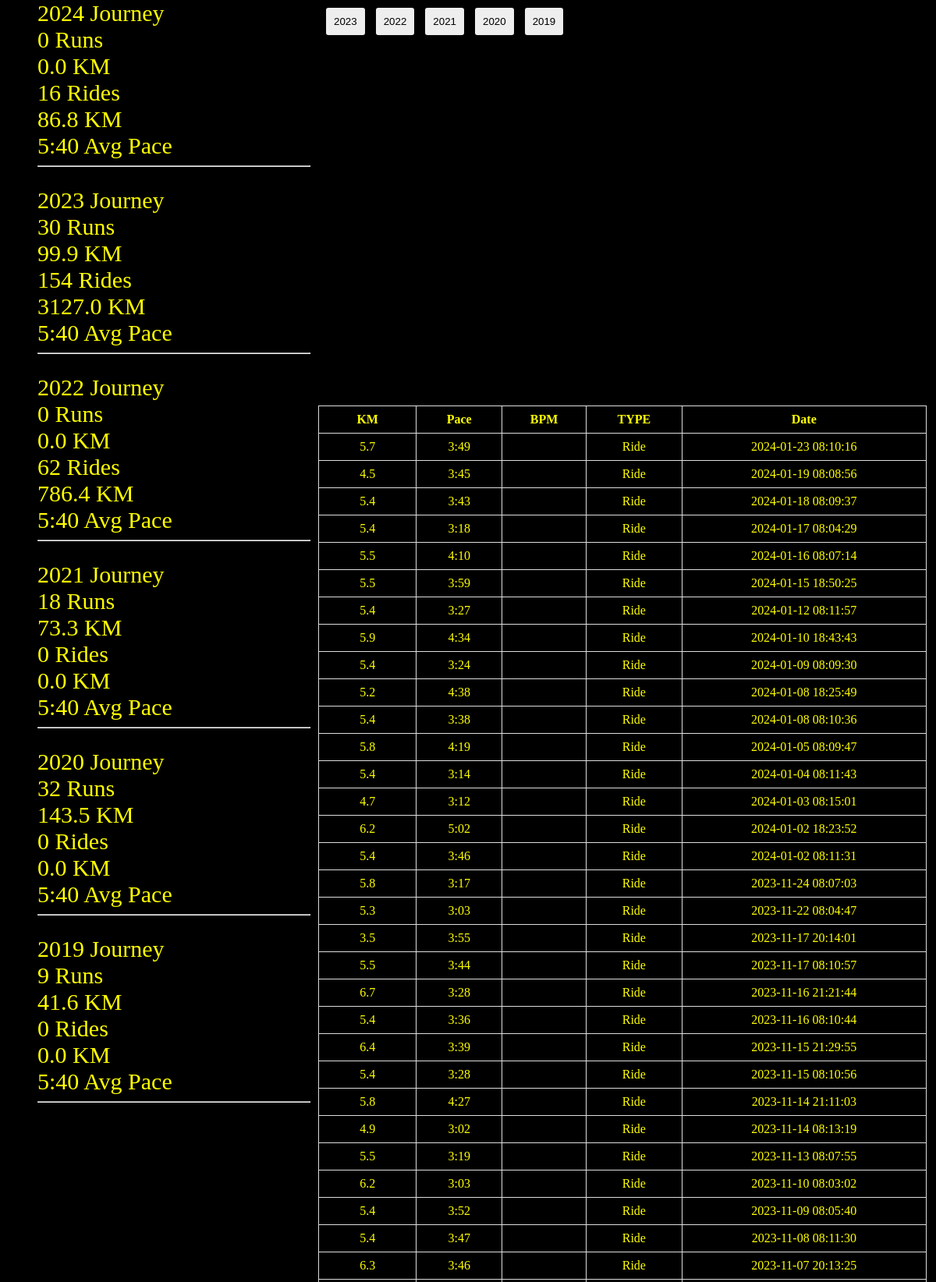
The page / (upper part) on the database its author committed.
### tables this page shows
CREATE TABLE activities (
	run_id INTEGER NOT NULL, 
	name VARCHAR, 
	distance FLOAT, 
	moving_time DATETIME, 
	elapsed_time DATETIME, 
	type VARCHAR, 
	start_date VARCHAR, 
	start_date_local VARCHAR, 
	location_country VARCHAR, 
	summary_polyline VARCHAR, 
	average_heartrate FLOAT, 
	average_speed FLOAT, 
	PRIMARY KEY (run_id)
);

### scripts/app.py (the view)
@app.route('/')
def index():
    data = g.data
    print(data[:3])
    print(data.columns)
    data["year"] = data["Date"].apply(lambda x: x[:4])
    years = sorted(data["year"].unique(), reverse=True)
    summary_data = []
    for year in years:
        tmp = dict()
        cur_year_data = data[data["year"] == year]
        tmp["year"] = year
        tmp["runs"] = cur_year_data[cur_year_data["TYPE"] == "Run"].shape[0]
        tmp["run_km"] = round(cur_year_data[cur_year_data["TYPE"] == "Run"]["KM"].sum(), 2)
        tmp["rides"] = cur_year_data[cur_year_data["TYPE"] == "Ride"].shape[0]
        tmp["ride_km"] = round(cur_year_data[cur_year_data["TYPE"] == "Ride"]["KM"].sum(), 2)
        summary_data.append(tmp)
    print(summary_data)
    return render_template('index.html', table_data=g.table_data, data=summary_data)

### scripts/template/index.html (shortened to what this page needs)
<!DOCTYPE html>
<html>
<head>
    <link rel="stylesheet" href="{{ url_for('static', filename='css/style.css') }}">
</head>
<body>
    <div id="container">
        <div id="text">
            {% for row in data %}
                <div class="year">{{ row['year'] }} Journey</div>
                <div class="year">{{ row['runs'] }} Runs</div>
                <div class="year">{{ row['run_km'] }} KM</div>
                <div class="year">{{ row['rides'] }} Rides</div>
                <div class="year">{{ row['ride_km'] }} KM</div>
                <div class="year">5:40 Avg Pace</div>
                <hr style="color: red;">
                <br>
            {% endfor %}
        </div>
        <div class="wrapper">
            <div id="map-table">
                <div id="map"></div>
                <div id="year-button">
                    <button id="2023">2023</button>
                    <button id="2022">2022</button>
                    <button id="2021">2021</button>
                    <button id="2020">2020</button>
                    <button id="2019">2019</button>
                </div>
            </div>
            <div id="table">
                <table>
                    <thead>
                        <tr>
                            <th>KM</th>
                            <th>Pace</th>
                            <th>BPM</th>
                            <th>TYPE</th>
                            <th>Date</th>
                        </tr>
                    </thead>
                    <tbody>
                        {% for row in table_data %}
                            <tr data-id="{{ row['id'] }}" onclick="window.scrollTo(0,0)">
                                <td>{{ row['KM'] }}</td>
                                <td>{{ row['Pace'] }}</td>
                                <td>{{ row['BPM'] }}</td>
                                <td>{{ row['TYPE'] }}</td>
                                <td>{{ row['Date'] }}</td>
                            </tr>
                        {% endfor %}
                    </tbody>
                </table>
            </div>
        </div>
    </div>
</body>
</html>

### scripts/static/css/style.css (style rules this page uses)
html, body { width: 100%; height: 100%; margin: 0; padding: 0; background-color: black; }
#container { display: flex; align-items: flex-start; }
#text { display: inline-block; width: 30%; margin-left: 4%; width: 350px; height: 1500px; margin-right: 10px; }
.wrapper { display: flex; flex-direction: column; width: 65%; }
#map-table, #table { display: inline-block; width: 100%; position: relative; }
#table { margin-top: 20px; align-self: flex-end; }
#year-button { position: absolute; top: 10px; left: 10px; }
#year-button button { padding: 10px; margin-right: 10px; background-color: #eee; border: none; border-radius: 3px; cursor: pointer; }
#map { width: 100%; height: 500px; }
table { width: 100%; border-collapse: collapse; }
th, td { border: 1px solid #ddd; padding: 8px; text-align: center; vertical-align: middle; color:yellow; }
tr { width: 100%; display: table-row; }
.year { color: yellow; font-size: 30px; }

### rows shown on the page
activities: KM "5.7", Pace "3:49", TYPE "Ride", Date "2024-01-23 08:10:16"
activities: KM "4.5", Pace "3:45", TYPE "Ride", Date "2024-01-19 08:08:56"
activities: KM "5.4", Pace "3:43", TYPE "Ride", Date "2024-01-18 08:09:37"
activities: KM "5.4", Pace "3:18", TYPE "Ride", Date "2024-01-17 08:04:29"
activities: KM "5.5", Pace "4:10", TYPE "Ride", Date "2024-01-16 08:07:14"
activities: KM "5.5", Pace "3:59", TYPE "Ride", Date "2024-01-15 18:50:25"
activities: KM "5.4", Pace "3:27", TYPE "Ride", Date "2024-01-12 08:11:57"
activities: KM "5.9", Pace "4:34", TYPE "Ride", Date "2024-01-10 18:43:43"
activities: KM "5.4", Pace "3:24", TYPE "Ride", Date "2024-01-09 08:09:30"
activities: KM "5.2", Pace "4:38", TYPE "Ride", Date "2024-01-08 18:25:49"
activities: KM "5.4", Pace "3:38", TYPE "Ride", Date "2024-01-08 08:10:36"
activities: KM "5.8", Pace "4:19", TYPE "Ride", Date "2024-01-05 08:09:47"
activities: KM "5.4", Pace "3:14", TYPE "Ride", Date "2024-01-04 08:11:43"
activities: KM "4.7", Pace "3:12", TYPE "Ride", Date "2024-01-03 08:15:01"
activities: KM "6.2", Pace "5:02", TYPE "Ride", Date "2024-01-02 18:23:52"
activities: KM "5.4", Pace "3:46", TYPE "Ride", Date "2024-01-02 08:11:31"
activities: KM "5.8", Pace "3:17", TYPE "Ride", Date "2023-11-24 08:07:03"
activities: KM "5.3", Pace "3:03", TYPE "Ride", Date "2023-11-22 08:04:47"
activities: KM "3.5", Pace "3:55", TYPE "Ride", Date "2023-11-17 20:14:01"
activities: KM "5.5", Pace "3:44", TYPE "Ride", Date "2023-11-17 08:10:57"
activities: KM "6.7", Pace "3:28", TYPE "Ride", Date "2023-11-16 21:21:44"
activities: KM "5.4", Pace "3:36", TYPE "Ride", Date "2023-11-16 08:10:44"
activities: KM "6.4", Pace "3:39", TYPE "Ride", Date "2023-11-15 21:29:55"
activities: KM "5.4", Pace "3:28", TYPE "Ride", Date "2023-11-15 08:10:56"
activities: KM "5.8", Pace "4:27", TYPE "Ride", Date "2023-11-14 21:11:03"
activities: KM "4.9", Pace "3:02", TYPE "Ride", Date "2023-11-14 08:13:19"
activities: KM "5.5", Pace "3:19", TYPE "Ride", Date "2023-11-13 08:07:55"
activities: KM "6.2", Pace "3:03", TYPE "Ride", Date "2023-11-10 08:03:02"
activities: KM "5.4", Pace "3:52", TYPE "Ride", Date "2023-11-09 08:05:40"
activities: KM "5.4", Pace "3:47", TYPE "Ride", Date "2023-11-08 08:11:30"
activities: KM "6.3", Pace "3:46", TYPE "Ride", Date "2023-11-07 20:13:25"

### other values the page prints
{{ row['year'] }} "2024" "2023" "2022" "2021" "2020" "2019"
{{ row['runs'] }} "0" "30" "0" "18" "32" "9"
{{ row['run_km'] }} "0.0" "99.9" "0.0" "73.3" "143.5" "41.6"
{{ row['rides'] }} "16" "154" "62" "0" "0" "0"
{{ row['ride_km'] }} "86.8" "3127.0" "786.4" "0.0" "0.0" "0.0"
